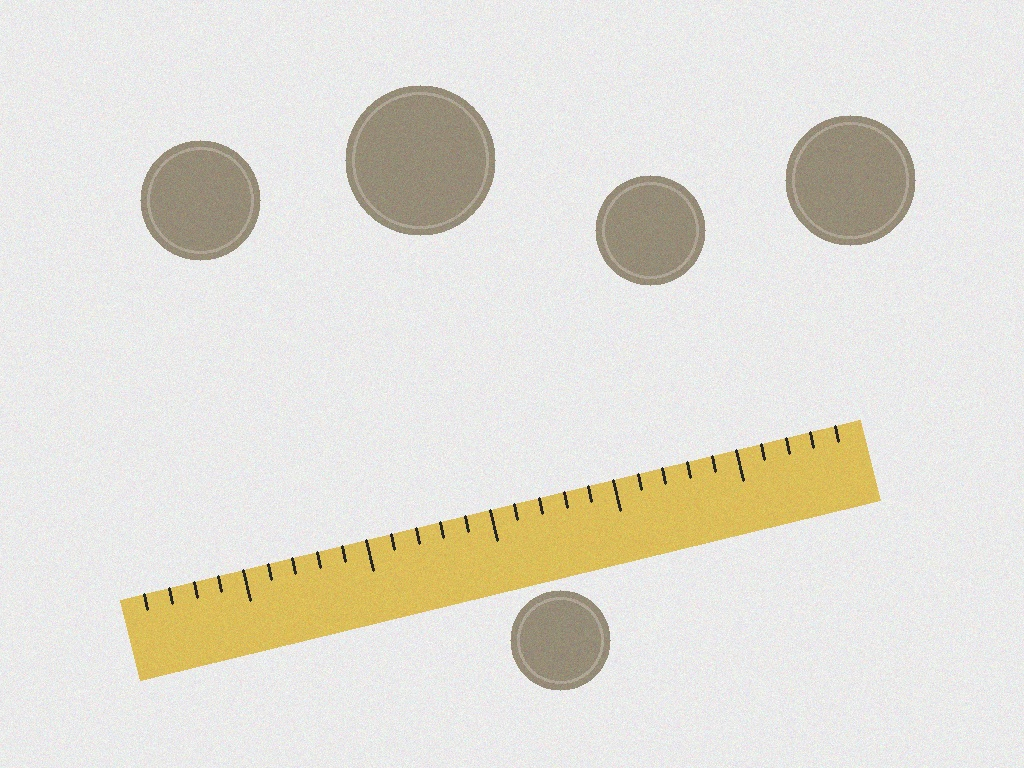
#> input picture resimler/paralar_cetvel.jpg, 1024 x 768 px
$ python madde1.py
#> lines starting #> are read from the running program, lines starting #| are printed output that depends on the picture; after the words box and inside, x2 and y2 are one past the last pixel; in counts of white or black regions, pixels touching at a corner belong together
# MADDE 1: OpenCV ile doğru bulma (cv2.HoughLines ve cv2.HoughLinesP)
import time
import cv2
import numpy as np

# ---------------- AYARLAR ----------------
RESIM_YOLU = "resimler/paralar_cetvel.jpg"
CANNY_ALT = 50          # Canny alt eşik: bunun altındaki gradyanlar kenar değil
CANNY_UST = 150         # Canny üst eşik: bunun üstündekiler kesin kenar
ESIK_LINES = 40         # HoughLines: bir doğru için gereken en az oy sayısı
                        # (median kenarların çoğunu sildiği için düşük; 30'da sahte doğrular başlıyor)
ESIK_LINESP = 20        # HoughLinesP: bir parça için gereken en az oy sayısı
MIN_UZUNLUK = 40        # HoughLinesP: bundan kısa parçaları atla (piksel)
MAX_BOSLUK = 20         # HoughLinesP: aradaki boşluk bundan küçükse parçaları birleştir
                        # (median kenarı kesik kesik bıraktığı için boşluğu büyük tuttuk)
# -----------------------------------------

baslangic = time.perf_counter()  # süre ölçümü başlıyor

# 1) Resmi oku ve 1024x768'e getir
resim = cv2.imread(RESIM_YOLU)
#> resim is the input picture: shape (768, 1024, 3); mean B, G, R 214.1, 223.5, 226.6
resim = cv2.resize(resim, (1024, 768))
gri = cv2.cvtColor(resim, cv2.COLOR_BGR2GRAY)  # Canny gri resim ister
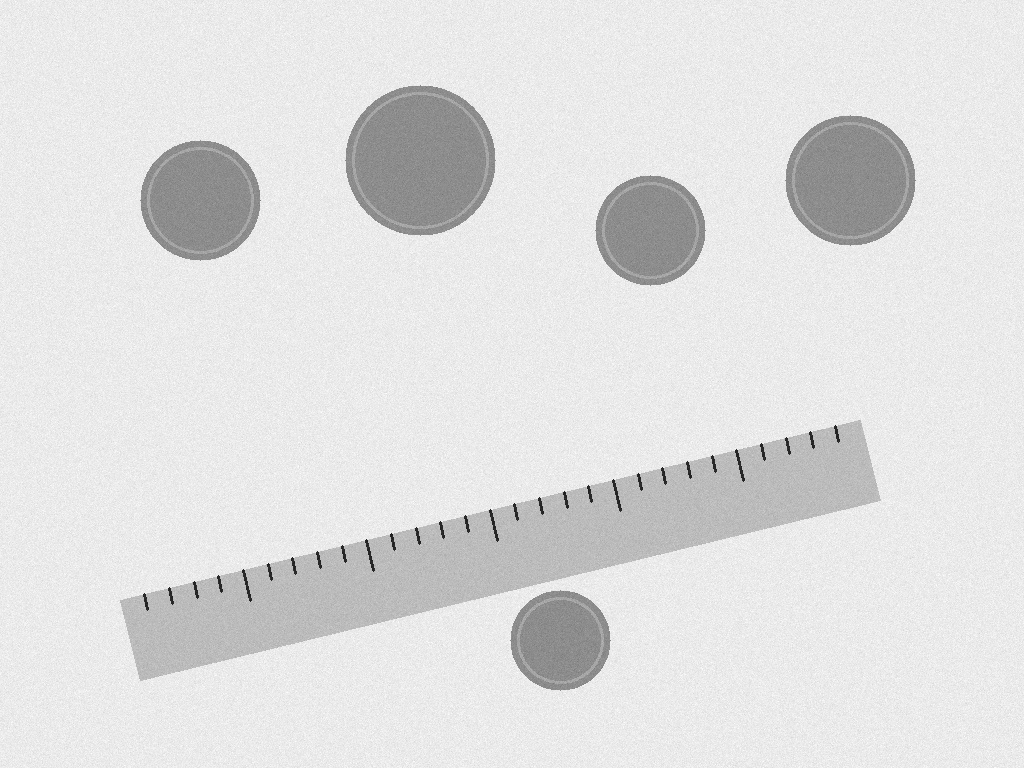
#> gri: shape (768, 1024); min 22, max 255, mean 223.4

# 2) Canny: Hough sadece kenar pikselleriyle oylama yapar
kenarlar_canny = cv2.Canny(gri, CANNY_ALT, CANNY_UST)
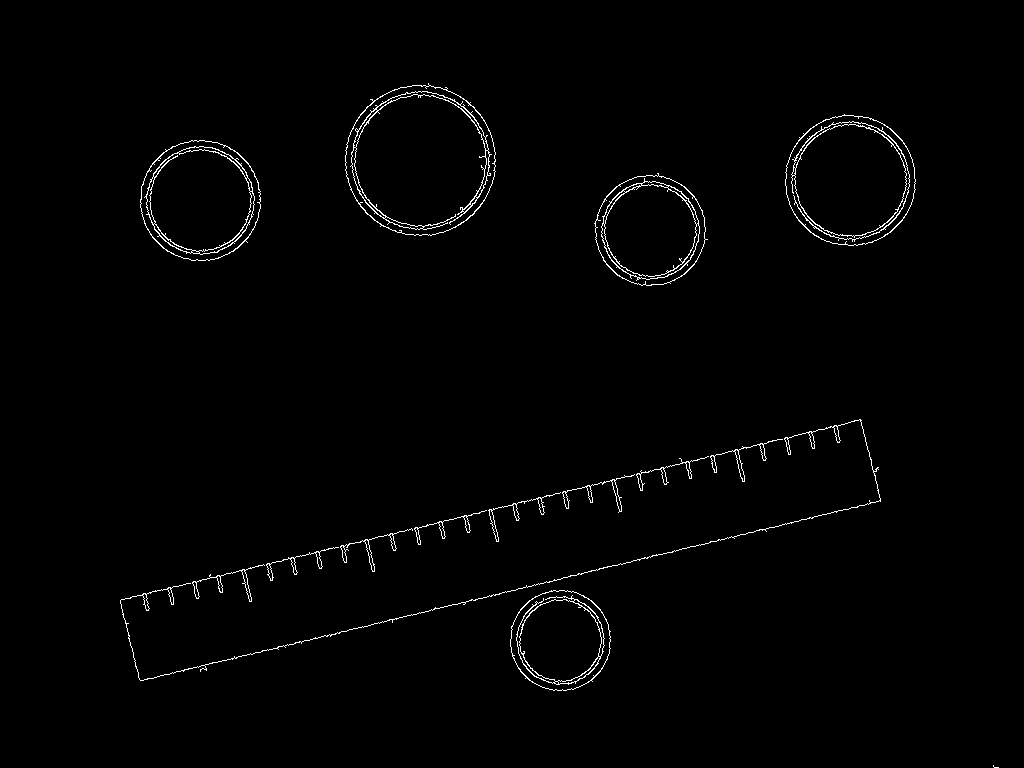
#> kenarlar_canny: shape (768, 1024); 1.2% white in thin lines or dots, all inside (x1, y1, x2, y2) = (120, 83, 999, 768)

# 3) Median (3x3) KENAR resmine: tek başına duran gürültü kenar piksellerini siler.
#    Yan etkisi: 1 piksel kalınlığındaki ince kenarların çoğunu da siler, çünkü
#    çizgi pikselinin 3x3 komşuluğunda çoğunluk siyahtır (denemede %77'si gitti).
kenarlar = cv2.medianBlur(kenarlar_canny, 3)
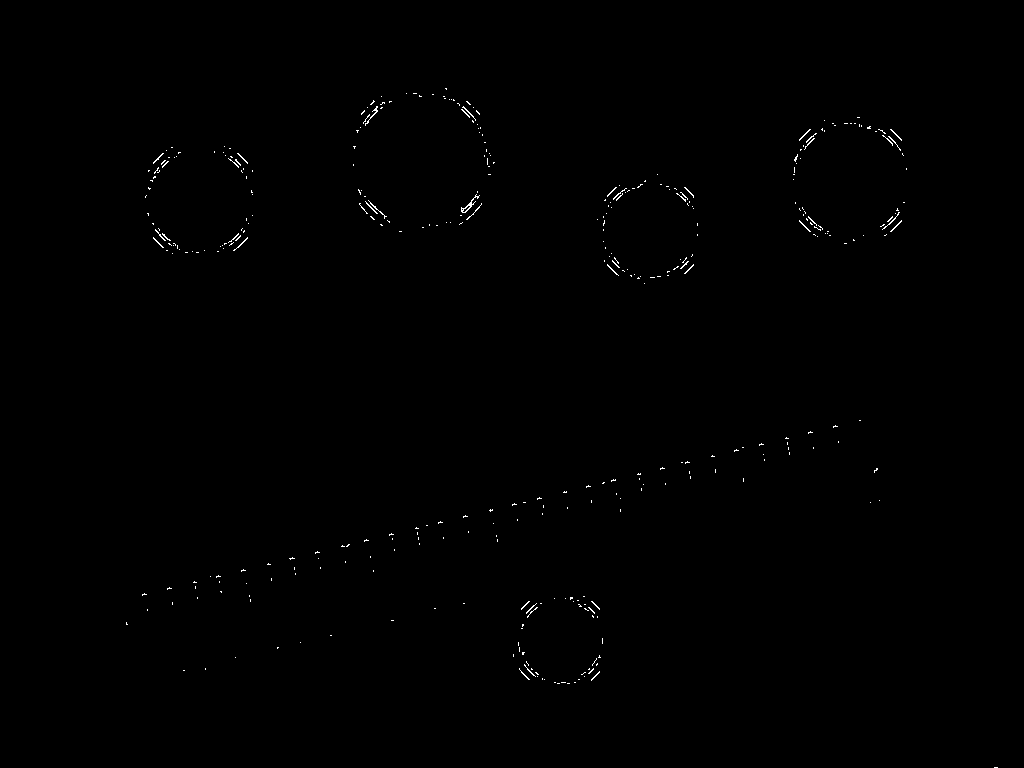
#> kenarlar: shape (768, 1024); 0.27% white in thin lines or dots, all inside (x1, y1, x2, y2) = (126, 88, 998, 768)
print("Kenar pikseli: Canny sonrası", (kenarlar_canny > 0).sum(),
      "-> median sonrası", (kenarlar > 0).sum())
#| Kenar pikseli: Canny sonrası 9166 -> median sonrası 2121
cv2.imwrite("outputs/madde1_kenarlar.png", cv2.hconcat([kenarlar_canny, kenarlar]))
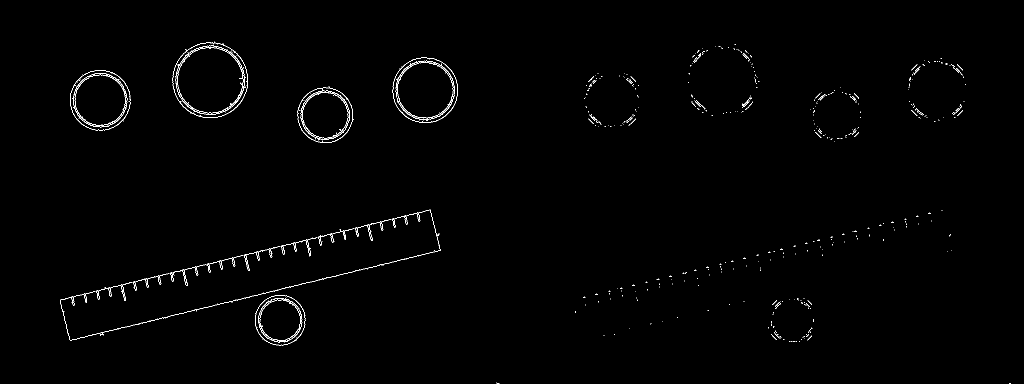
#> saved as madde1_kenarlar.png: shape (768, 2048) (shown at 1/2 size); 0.72% white in thin lines or dots, all inside (x1, y1, x2, y2) = (120, 83, 2022, 768)

# 4a) HoughLines: her doğruyu (rho, theta) olarak verir, sonsuz uzun doğru
dogrular = cv2.HoughLines(kenarlar, 1, np.pi / 180, ESIK_LINES)
#> dogrular = [[613, 1.33]]

# 4b) HoughLinesP: doğru PARÇALARINI uç noktalarıyla (x1, y1, x2, y2) verir
parcalar = cv2.HoughLinesP(kenarlar, 1, np.pi / 180, ESIK_LINESP,
                           minLineLength=MIN_UZUNLUK, maxLineGap=MAX_BOSLUK)
#> parcalar = [[193, 582, 245, 570], [268, 564, 319, 552], [489, 510, 541, 498], [638, 474, 689, 462], [341, 546, 392, 534], [612, 190, 661, 184], [415, 528, 466, 516], [785, 438, 837, 426], [711, 456, 763, 444], [563, 492, 615, 480]]

sure = time.perf_counter() - baslangic

# 5) Çiz: HoughLines KIRMIZI, HoughLinesP YEŞİL
cizim = resim.copy()
if dogrular is not None:
    for dogru in dogrular.reshape(-1, 2):  # her satır: [rho, theta]
        rho, theta = dogru
        # (rho, theta) doğrusunun üstünde iki uzak nokta bulup çizgi çekiyoruz
        x0 = rho * np.cos(theta)  # doğruya orijinden inen dikmenin ayağı
        y0 = rho * np.sin(theta)
        x1 = int(x0 - 2000 * np.sin(theta))
        y1 = int(y0 + 2000 * np.cos(theta))
        x2 = int(x0 + 2000 * np.sin(theta))
        y2 = int(y0 - 2000 * np.cos(theta))
        cv2.line(cizim, (x1, y1), (x2, y2), (0, 0, 255), 2)
#> this loop made 1 pass
#> (rho, theta, x0, y0, x1, y1, x2, y2) on pass 1: (613, 1.33, 148.3, 594.8, -1792, 1078, 2088, 110)
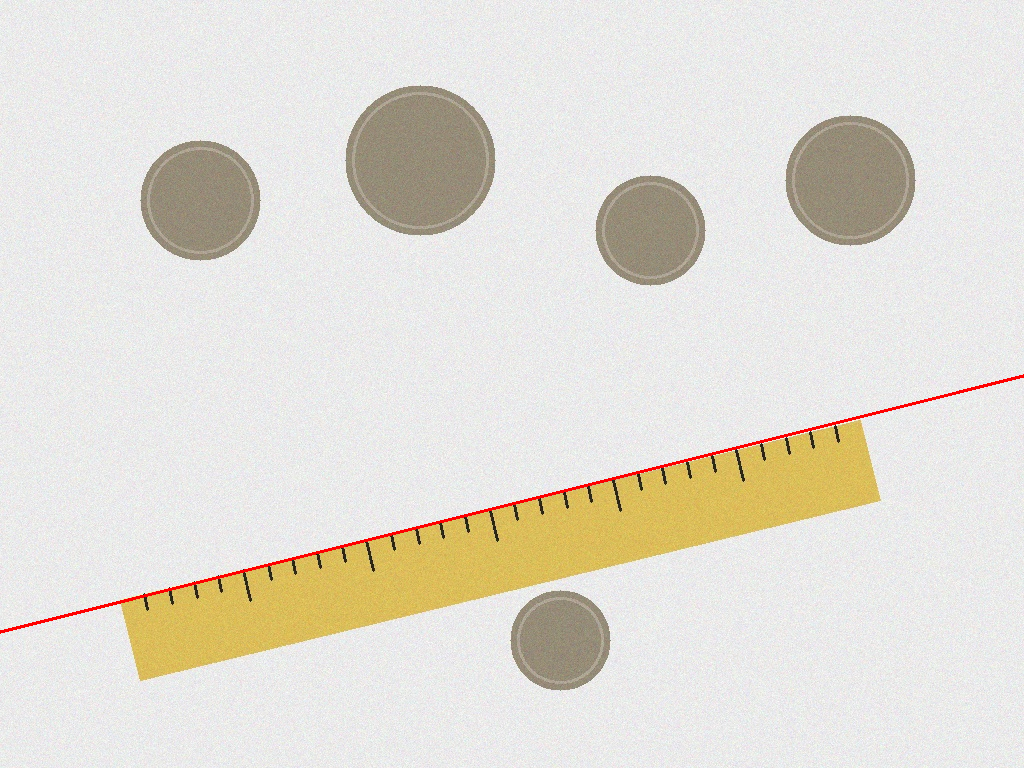
#> cizim: shape (768, 1024, 3); 0.4% of pixels changed, all inside (x1, y1, x2, y2) = (0, 374, 1024, 634)

if parcalar is not None:
    # reshape: OpenCV 4 (N,1,4), OpenCV 5 (N,4) döndürüyor; ikisini de (N,4) yapar
    for parca in parcalar.reshape(-1, 4):
        x1, y1, x2, y2 = parca
        cv2.line(cizim, (x1, y1), (x2, y2), (0, 255, 0), 3)
#> this loop made 10 passes
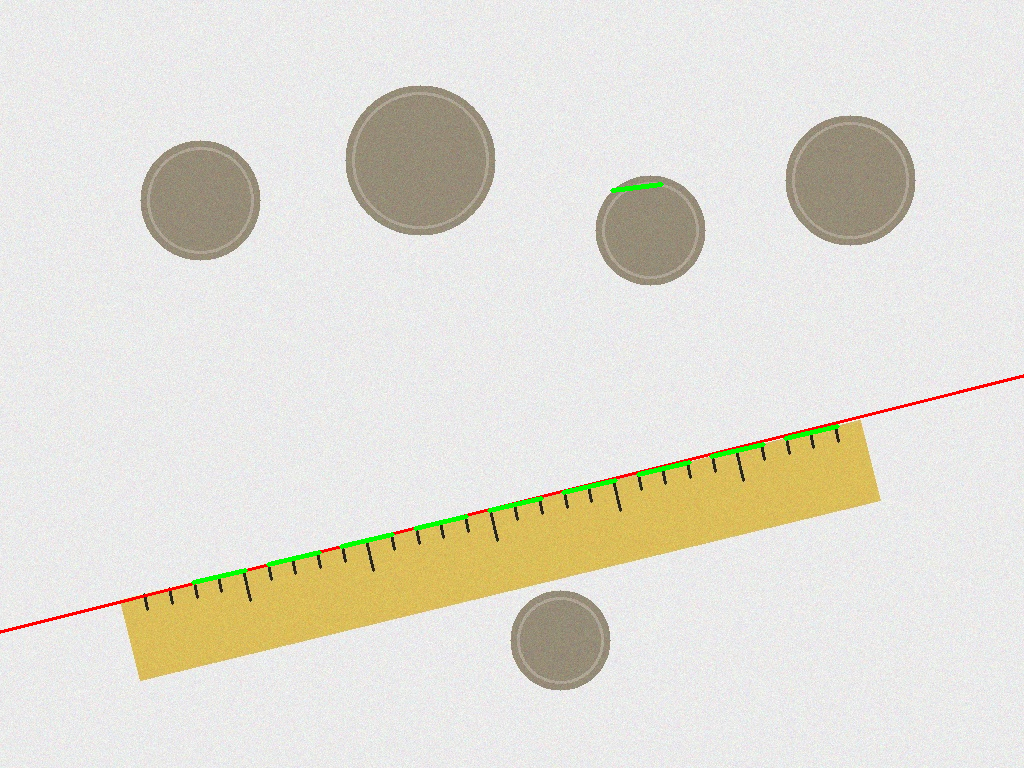
#> cizim: shape (768, 1024, 3); 0.33% of pixels changed, all inside (x1, y1, x2, y2) = (191, 182, 840, 585)

# 6) Kaydet ve sonucu yaz
cv2.imwrite("outputs/madde1_dogrular.png", cizim)
print("HoughLines doğru sayısı :", 0 if dogrular is None else len(dogrular))
#| HoughLines doğru sayısı : 1
print("HoughLinesP parça sayısı:", 0 if parcalar is None else len(parcalar))
#| HoughLinesP parça sayısı: 10
print(f"Süre: {sure:.4f} saniye")
